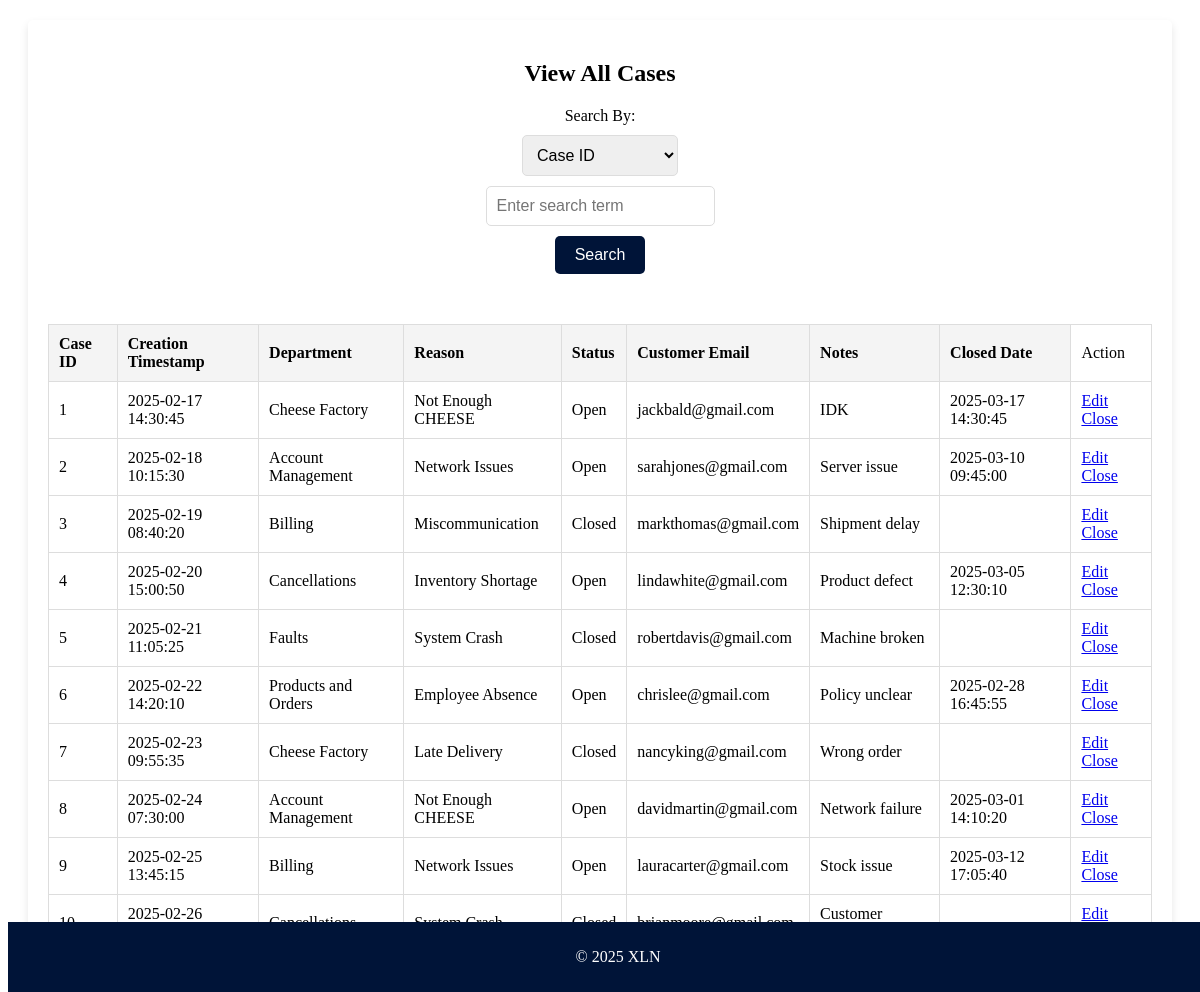
Page /php/ViewAllCases.php on the earlier database version.
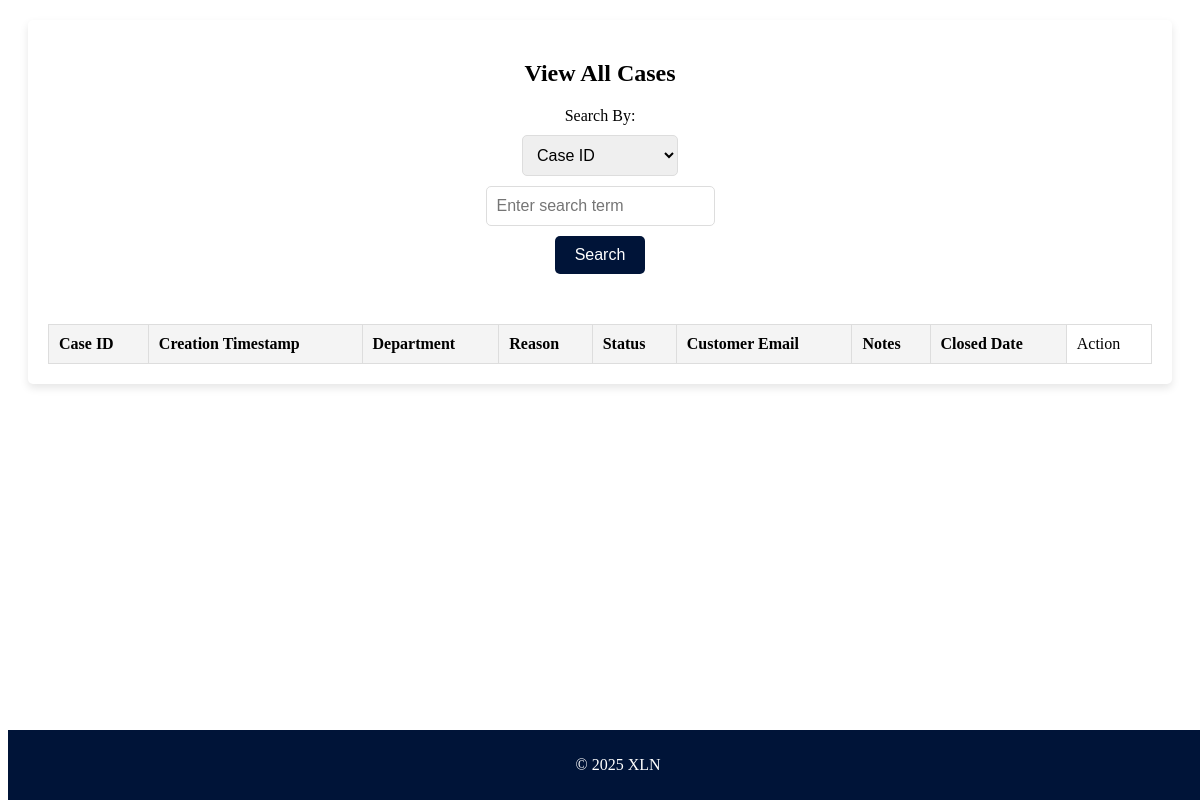
Same page on the later database version.
### tables this page shows
CREATE TABLE "cases" (
	"caseID"	INTEGER,
	"userID"	INT NOT NULL,
	"departmentID"	INT NOT NULL,
	"reasonID"	INT NOT NULL,
	"description"	TEXT NOT NULL,
	"status"	INT NOT NULL CHECK("status" IN (0, 1)),
	"created"	TEXT CHECK("created" GLOB '????-??-?? ??:??:??'),
	"closed"	TEXT CHECK("closed" GLOB '????-??-?? ??:??:??' OR "closed" IS NULL),
	"customerEmail"	TEXT,
	PRIMARY KEY("caseID" AUTOINCREMENT),
	FOREIGN KEY("departmentID") REFERENCES "departments"("departmentID") ON UPDATE CASCADE ON DELETE CASCADE,
	FOREIGN KEY("reasonID") REFERENCES "reasons"("reasonID") ON UPDATE CASCADE ON DELETE CASCADE,
	FOREIGN KEY("userID") REFERENCES "users"("userID") ON UPDATE CASCADE ON DELETE CASCADE
);

CREATE TABLE departments (
departmentID INTEGER PRIMARY KEY AUTOINCREMENT,
deptName TEXT NOT NULL
);

CREATE TABLE reasons ( 
reasonID INTEGER PRIMARY KEY AUTOINCREMENT,
departmentID INT NOT NULL,
reason TEXT NOT NULL,
FOREIGN KEY (departmentID) REFERENCES departments(departmentID) ON UPDATE CASCADE ON DELETE CASCADE
);

### php/ViewAllCases.php (the view, shortened to what this page needs)
<!DOCTYPE html>
<html lang="en">
<?php
function getCases($searchBy = '', $searchTerm = '') {
    $db = new SQLite3('../data/XLN_new_DBA.db');
    $sql = "SELECT c.*,
               d.deptName AS department_name,
               r.reason AS reason_name,
               CASE WHEN c.status = 1 THEN 'Open' ELSE 'Closed' END AS status_text
        FROM cases c
        LEFT JOIN departments d ON c.departmentID = d.departmentID
        LEFT JOIN reasons r ON c.reasonID = r.reasonID";
    $stmt = $db->prepare($sql);
    $result = $stmt->execute();
    $arrayResult = [];
    while ($row = $result->fetchArray(SQLITE3_ASSOC)) {
        $arrayResult[] = $row;
    }
    return $arrayResult;
}
$searchBy = isset($_GET['searchBy']) ? $_GET['searchBy'] : '';
$searchTerm = isset($_GET['searchTerm']) ? $_GET['searchTerm'] : '';
$cases = getCases($searchBy, $searchTerm);
?>
<head>
    <link rel="stylesheet" href="../css/ViewAllCases.css">
</head>
<body>
    <main>
        <h2>View All Cases</h2>
        <form method="GET" action="">
        <label for="searchBy">Search By:</label>
        <select name="searchBy" id="searchBy">
            <option value="caseID">Case ID</option>
        </select>
    <input type="text" name="searchTerm" placeholder="Enter search term">
    <button type="submit">Search</button>
</form>
        <table id="casesTable">
            <thead>
                <tr>
                    <th>Case ID</th>
                    <th>Creation Timestamp</th>
                    <th>Department</th>
                    <th>Reason</th>
                    <th>Status</th>
                    <th>Customer Email</th>
                    <th>Notes</th>
                    <th>Closed Date</th>
                    <td colspan="2" align="center">Action</td>
                </tr>
            </thead>
            <tbody>
        <?php foreach ($cases as $case) : ?>
            <tr>
                <td><?php echo $case['caseID']; ?></td>
                <td><?php echo $case['created']; ?></td>
                <td><?php echo $case['department_name']; ?></td>
                <td><?php echo $case['reason_name']; ?></td>
                <td><?php echo $case['status_text']; ?></td>
                <td><?php echo $case['customerEmail']; ?></td>
                <td><?php echo $case['description']; ?></td>
                <td><?php echo $case['closed']; ?></td>
                <td>
                    <a href="EditCases.php?uid=<?php echo $case['caseID']; ?>">Edit</a>
                    <a href="CloseCase.php?uid=<?php echo $case['caseID']; ?>">Close</a>
                </td>
            </tr>
        <?php endforeach; ?>
    </tbody>
        </table>
    </main>
    <footer>
        <p>&copy; <span id="year"></span> XLN</p>
    </footer>
</body>
</html>

### css/ViewAllCases.css (style rules this page uses)
main { background-color: #ffffff; padding: 20px; margin: 20px; border-radius: 5px; display: flex; flex-direction: column; align-items: center; box-shadow: 0 4px 8px rgba(0, 0, 0, 0.1); }
form { display: flex; flex-direction: column; align-items: center; margin-bottom: 20px; }
form label, form select, form input, form button { margin-bottom: 10px; }
form input, form select { padding: 10px; border: 1px solid #ddd; border-radius: 5px; font-size: 16px; outline: none; }
form button { background-color: #001438; color: white; padding: 10px 20px; font-size: 16px; border: none; border-radius: 5px; cursor: pointer; }
table { width: 100%; border-collapse: collapse; margin-top: 20px; }
table, th, td { border: 1px solid #ddd; }
th, td { padding: 10px; text-align: left; }
th { background-color: #f4f4f4; }
footer { background-color: #001438; color: white; text-align: center; padding: 10px; position: fixed; bottom: 0; width: 100%; }

Differences in the rows shown:
removed cases: caseID "1", created "2025-02-17 14:30:45", departmentID.deptName "Cheese Factory", reasonID.reason "Not Enough CHEESE", status_text "Open", customerEmail "jackbald@gmail.com", description "IDK", closed "2025-03-17 14:30:45"
removed cases: caseID "2", created "2025-02-18 10:15:30", departmentID.deptName "Account Management", reasonID.reason "Network Issues", status_text "Open", customerEmail "sarahjones@gmail.com", description "Server issue", closed "2025-03-10 09:45:00"
removed cases: caseID "3", created "2025-02-19 08:40:20", departmentID.deptName "Billing", reasonID.reason "Miscommunication", status_text "Closed", customerEmail "markthomas@gmail.com", description "Shipment delay"
removed cases: caseID "4", created "2025-02-20 15:00:50", departmentID.deptName "Cancellations", reasonID.reason "Inventory Shortage", status_text "Open", customerEmail "lindawhite@gmail.com", description "Product defect", closed "2025-03-05 12:30:10"
removed cases: caseID "5", created "2025-02-21 11:05:25", departmentID.deptName "Faults", reasonID.reason "System Crash", status_text "Closed", customerEmail "robertdavis@gmail.com", description "Machine broken"
removed cases: caseID "6", created "2025-02-22 14:20:10", departmentID.deptName "Products and Orders", reasonID.reason "Employee Absence", status_text "Open", customerEmail "chrislee@gmail.com", description "Policy unclear", closed "2025-02-28 16:45:55"
removed cases: caseID "7", created "2025-02-23 09:55:35", departmentID.deptName "Cheese Factory", reasonID.reason "Late Delivery", status_text "Closed", customerEmail "nancyking@gmail.com", description "Wrong order"
removed cases: caseID "8", created "2025-02-24 07:30:00", departmentID.deptName "Account Management", reasonID.reason "Not Enough CHEESE", status_text "Open", customerEmail "davidmartin@gmail.com", description "Network failure", closed "2025-03-01 14:10:20"
removed cases: caseID "9", created "2025-02-25 13:45:15", departmentID.deptName "Billing", reasonID.reason "Network Issues", status_text "Open", customerEmail "lauracarter@gmail.com", description "Stock issue", closed "2025-03-12 17:05:40"
removed cases: created "2025-02-26…", description "Customer…"
